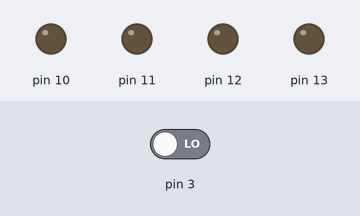
Bench run of a sketch on a simulated Arduino Uno, built with avr-gcc and run on an emulated ATmega328P. Parts: output pins drawn as LEDs (lit = HIGH). The test bench sets the inputs (shaded band); at power-on: pin 3 LOW.

Above: at 1.2 s.
1.3 s: pin 3 driven HIGH
At 1.4 s:
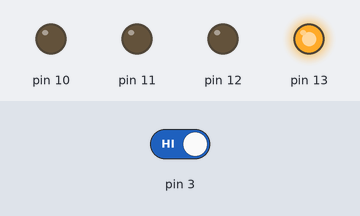
At 1.8 s:
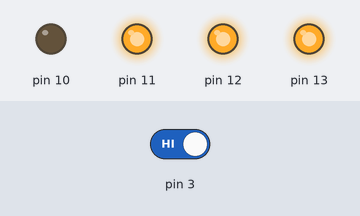
7.3 s: pin 3 driven LOW
At 7.8 s:
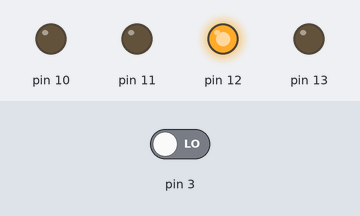
Timing chart, 0 to 10.3 s (numbered marks = the images above; inputs shaded):
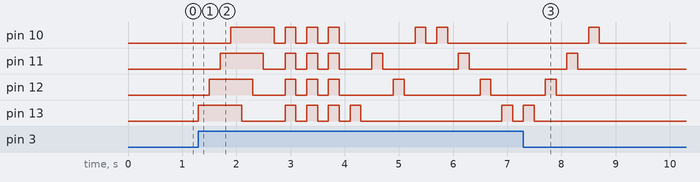

Measured:
- after the input at 1.3 s, pin 10: goes HIGH 0.80 s, 3 × (LOW 0.20 s, HIGH 0.20 s), LOW 1.4 s, HIGH 0.20 s, LOW 0.20 s, HIGH 0.20 s, then LOW, starting after 0.60 s; pin 11: LOW → HIGH after 0.40 s, → LOW 0.80 s later, → HIGH 0.40 s later, → LOW 0.20 s later, … (12 changes in this stretch)
- after the input at 7.3 s, pin 10: goes on until 8.7 s, then stays LOW; pin 11: goes on until 8.3 s, then stays LOW; pin 12: goes on until 7.9 s, then stays LOW; pin 13: goes on until 7.5 s, then stays LOW

The sketch:

7__21.ino
```cpp
// C++ code
//
int value;
int i;
int delayTime = 200;
void setup()
{
  pinMode(13, OUTPUT);
  pinMode(12, OUTPUT);
  pinMode(11, OUTPUT);
  pinMode(10, OUTPUT);
  pinMode(3, INPUT);
}

void loop()
{
  value = digitalRead(3);
  if(value==1){
    // 1번 차례대로 켜졌다 끄기
    digitalWrite(13,1);
    delay(delayTime);
    digitalWrite(12,1);
    delay(delayTime);
    digitalWrite(11,1);
    delay(delayTime);
    digitalWrite(10,1);
    delay(delayTime);
    digitalWrite(13,0);
    delay(delayTime);
    digitalWrite(12,0);
    delay(delayTime);
    digitalWrite(11,0);
    delay(delayTime);
    digitalWrite(10,0);
    delay(delayTime);
    // 동시에 켜졌다 꺼지기 3번 반복(반복문 이용)
    for(i=0;i<3;i++){
      digitalWrite(13,1);
      digitalWrite(12,1);
      digitalWrite(11,1);
      digitalWrite(10,1);
      delay(delayTime);
      digitalWrite(13,0);
      digitalWrite(12,0);
      digitalWrite(11,0);
      digitalWrite(10,0);
      delay(delayTime);
    }
    // 추가 코드
    digitalWrite(13,1);
    delay(delayTime);
    digitalWrite(13,0);
    delay(delayTime);
    digitalWrite(11,1);
    delay(delayTime);
    digitalWrite(11,0);
    delay(delayTime);
    digitalWrite(12,1);
    delay(delayTime);
    digitalWrite(12,0);
    delay(delayTime);
    digitalWrite(10,1);
    delay(delayTime);
    digitalWrite(10,0);
    delay(delayTime);

    digitalWrite(10,1);
    delay(delayTime);
    digitalWrite(10,0);
    delay(delayTime);
    digitalWrite(11,1);
    delay(delayTime);
    digitalWrite(11,0);
    delay(delayTime);
    digitalWrite(12,1);
    delay(delayTime);
    digitalWrite(12,0);
    delay(delayTime);
    digitalWrite(13,1);
    delay(delayTime);
    digitalWrite(13,0);
    delay(delayTime);

    digitalWrite(13,1);
    delay(delayTime);
    digitalWrite(13,0);
    delay(delayTime);
    digitalWrite(12,1);
    delay(delayTime);
    digitalWrite(12,0);
    delay(delayTime);
    digitalWrite(11,1);
    delay(delayTime);
    digitalWrite(11,0);
    delay(delayTime);
    digitalWrite(10,1);
    delay(delayTime);
    digitalWrite(10,0);
    delay(delayTime);

  }
  else{
    // LED 모두 끄기
    digitalWrite(13,0);
    digitalWrite(12,0);
    digitalWrite(11,0);
    digitalWrite(10,0);
  }
}
```
